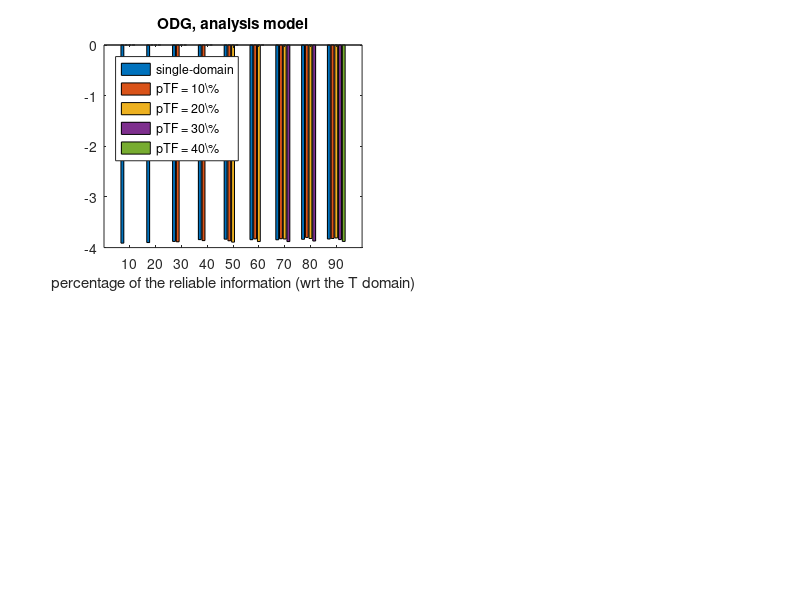

This chart was generated by the following MATLAB code: (Note: this script raises an error after producing the figure.)
%% load data

load('results/experimentg_group_of_all.mat')
map = 'jet';

plotbars = true;
scatterstuff  = 1:4;

% 1 ODG
% 2 SDR on missing samples
% 3 SDR on quantized samples
% 4 SDR on the whole signal

% multiplicative constant to compute bitrate per second from the bitrate
% relative to the signal length
bitspersecond = length(s)/(length(s)/fs);

%% bar plots

% Compare the models for given set of bits.
% The TF representation is redundant with redundancy 2.
%
% The number of bits used by the double-domain model is
%
%       pT * nbits + 2 * pTF * nbits = (pT + 2 * pTF) * nbits,
%
% multiplied with the length of the signal, which is ommited now.
%
% The number of bits used by the single-domain model is
%
%       pT * nbits.
%
% For the comparison, we fix the number of bits used in the single-domain
% model and search for the possible settings in the double-domain model.
%
%  only T       both T and TF
%       
%  pT = 0.1     cannot be reached from this experiment
%  pT = 0.2     cannot be reached from this experiment
%  pT = 0.3     pT = 0.1, pTF = 0.1
%  pT = 0.4     pT = 0.2, pTF = 0.1
%  pT = 0.5     pT = 0.3, pTF = 0.1 or pT = 0.1, pTF = 0.2 
%  pT = 0.6     pT = 0.4, pTF = 0.1 or pT = 0.2, pTF = 0.2
%  pT = 0.7     pT = 0.5, pTF = 0.1 or pT = 0.3, pTF = 0.2 or pT = 0.1, pTF = 0.3
%  pT = 0.8     pT = 0.6, pTF = 0.1 or pT = 0.4, pTF = 0.2 or pT = 0.2, pTF = 0.3
%  pT = 0.9     pT = 0.7, pTF = 0.1 or pT = 0.5, pTF = 0.2 or pT = 0.3, pTF = 0.3 or pT = 0.1, pTF = 0.4

if plotbars
    colors = eval([map, '(5)']);
    for bitnum = 1:5
        figure
        colormap(map)
        for subnum = 1:4
            switch subnum
                case {1,3}
                    data = ODGs;
                    plottitle = 'ODG';
                case {2,4}
                    data = SDRs;
                    plottitle = 'SDR on the whole signal';
            end        
            ana = ceil(subnum/2);
            plotdata        = NaN(9,4);
            plotdata(1:9,1) = data(2+ana,bitnum,:,1);
            plotdata(3:9,2) = data(ana,bitnum,1:7,1);    
            plotdata(5:9,3) = data(ana,bitnum,1:5,2);    
            plotdata(7:9,4) = data(ana,bitnum,1:3,3);   
            plotdata(9,5)   = data(ana,bitnum,1,4);
            subplot(2,2,subnum)
            b = bar(plotdata);
            legend('single-domain','pTF = 10\%','pTF = 20\%','pTF = 30\%','pTF = 40\%',...
                'location','northwest')
            xticklabels({'10','20','30','40','50','60','70','80','90'})
            xlabel('percentage of the reliable information (wrt the T domain)')
            if ana == 1
                title([plottitle, ', analysis model'])
            else
                title([plottitle, ', synthesis model'])
            end
            for i = 1:5
                b(i).FaceColor = colors(i,:);
            end
        end
        sgtitle(['nbits = ', num2str(nbits(bitnum))])
    end
end

%% scatter plots

for fignum = scatterstuff
    figure
    colormap(map)
    switch fignum
        case 1
            data = ODGs;
            plottitle = 'ODG';
        case 2
            data = SDRs_inp;
            plottitle = 'SDR on missing samples';
        case 3
            data = SDRs_deq;
            plottitle = 'SDR on quantized samples';
        case 4
            data = SDRs;
            plottitle = 'SDR on the whole signal';
    end
    
    for subnum = 1:2
        
        % re-organize data for single domain
        % 1     2  3   4     5     6
        % nbits pT pTF value bitsT bitsTF
        X = NaN(length(nbits)*length(pTs),6);
        counter = 1;
        for ii = 1:length(nbits)
            for jj = 1:length(pTs)
                X(counter,1) = nbits(ii);
                X(counter,2) = pTs(jj);
                X(counter,3) = 0;
                X(counter,4) = data(2+subnum, ii, jj, 1);
                counter      = counter + 1;
            end
        end
        X(:,5) = round(X(:,1).*X(:,2),1);
        X(:,6) = 0;
        
        % re-organize data for double domain
        % 1     2  3   4     5     6
        % nbits pT pTF value bitsT bitsTF
        XX = NaN(length(nbits)*length(pTs)*length(pTFs),6);
        counter = 1;
        for ii = 1:length(nbits)
            for jj = 1:length(pTs)
                for kk = 1:length(pTFs)
                    XX(counter,1) = nbits(ii);
                    XX(counter,2) = pTs(jj);
                    XX(counter,3) = pTFs(kk);
                    XX(counter,4) = data(subnum, ii, jj, kk);
                    counter      = counter + 1;
                end
            end
        end
        XX(:,5) = round(XX(:,1).*XX(:,2),1);
        XX(:,6) = round(2*XX(:,1).*XX(:,3),1);
        
        % find unique numbers of bits in single domain
        bitsT = unique(X(:,5));
       
        % for each number of bits used, take only the maximum value
        newX = NaN(length(bitsT),6);
        for bb = 1:length(bitsT)
            rows       = X(:,5) == bitsT(bb);
            maxval     = max(X(rows,4));
            row        = X(:,4) == maxval;
            newX(bb,:) = X(row,:);           
        end
        X = newX;
        
        % find unique numbers of bits in double domain (i.e. all the unique
        % combinations of the two domains)
        bitsT  = unique(XX(:,5));
        bitsTF = unique(XX(:,6));
        
        % for each number of bits used, take only the maximum value
        newXX   = NaN(length(bitsT)*length(bitsTF),6);
        counter = 1;
        for bb = 1:length(bitsT)
            for cc = 1:length(bitsTF)
                rowsT  = XX(:,5) == bitsT(bb);
                rowsTF = XX(:,6) == bitsTF(cc);
                rows   = logical(rowsT.*rowsTF);
                if sum(rows) > 0
                    maxval           = max(XX(rows,4));
                    row              = XX(:,4) == maxval;
                    newXX(counter,:) = XX(row,:);    
                    counter          = counter + 1;
                end
            end
        end
        XX = newXX(1:counter-1,:);
        
        % computing the bit-depths per second
        X(:,5) = X(:,5)*bitspersecond;
        XX(:,5:6) = XX(:,5:6)*bitspersecond;
        
        % initialize the plot
        subplot(1,2,subnum)
        hold on
             
        % read the colormap for equibitals
        cmap = colormap; % values of the colormap
        clim = [min([X(:,4); XX(:,4)]), max([X(:,4); XX(:,4)])]; % min and max values definining the colormap
        % clim(1) ~ 0 ~ the first color in cmap
        % clim(2) ~ 1 ~ the last color in cmap
        
        % plot the equibitals
        wdth = @(bits) log2(bits)^2/5;
        for index = 1:length(X)
            xval = X(index,5);
            cval = X(index,4);
            
            % find the color in the colormap
            colorindex = 1 + round(...
                (length(cmap)-1)*(cval-clim(1))/(clim(2)-clim(1)));
            
            % plot the line
            t = linspace(0, xval, 300);
            plot(t, xval - t, 'color', cmap(colorindex,:),'linewidth',wdth(X(index,1)))
        end
        
        % plot some more equibitals such that the whole scatter plot is
        % covered
        for xval = max(nbits)*(1:0.2:3)*bitspersecond
            t = linspace(0, xval, 1000);
            plot(t, xval - t, 'color', 0.4*[1 1 1])
        end
        
        % scatter the values
        sz = @(bits) 12*sqrt(bits);
        scatter(XX(:,5),XX(:,6),sz(XX(:,1)),XX(:,4),'filled','markeredgecolor',0.4*[1 1 1]);
        colorbar
        
        % make the awesome legend
        for n = 1:length(nbits)
            
            h(n) = plot([0 1], [0 0],...
                'linestyle','none',...
                'color',0.4*[1 1 1],...
                'marker','o',...
                'markerfacecolor',0.4*[1 1 1],...
                'markeredgecolor','none',...
                'markersize',sqrt(sz(nbits(n))));
            
            hh(n) = plot([0 1], [0 0],...
                'linewidth',wdth(nbits(n)),...
                'color',0.4*[1 1 1]);
        end
        legend([h hh],'2 bits','4 bits','8 bits','16 bits','32 bits',...
            '2 bits','4 bits','8 bits','16 bits','32 bits',...
            'location','southeast')
        
        % axes
        xlim([pTs(1)*bitspersecond,4*nbits(end)*pTs(end)*bitspersecond])
        ylim([pTs(1)*bitspersecond,4*nbits(end)*pTs(end)*bitspersecond])
        
        set(gca,'xscale','log')
        set(gca,'yscale','log')
        axis square
       
        if subnum == 1
            title('analysis model')
        else
            title('synthesis model')
        end
        
        xlabel('bit rate in T domain')
        ylabel('bit rate in TF domain')
               
    end
    sgtitle(plottitle)
end